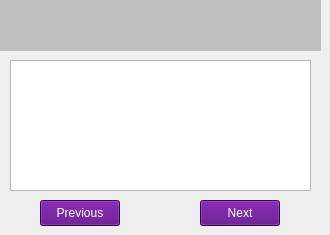
   <widget class="QWidget" name="Beneficiary_Display_page">
    <widget class="QLabel" name="Beneficiary_Display_label">
     <property name="geometry">
      <rect>
       <x>0</x>
       <y>0</y>
       <width>321</width>
       <height>51</height>
      </rect>
     </property>
     <property name="styleSheet">
      <string notr="true">color: rgb(255, 255, 255);
background-color: rgb(191, 191, 191);
font: 75 11pt &quot;Sans Serif&quot;;</string>
     </property>
     <property name="text">
      <string/>
     </property>
     <property name="textFormat">
      <enum>Qt::AutoText</enum>
     </property>
    </widget>
    <widget class="QLabel" name="Customer_Name_display_label">
     <property name="geometry">
      <rect>
       <x>0</x>
       <y>0</y>
       <width>301</width>
       <height>21</height>
      </rect>
     </property>
     <property name="text">
      <string/>
     </property>
    </widget>
    <widget class="QLabel" name="Account_No_display_label">
     <property name="geometry">
      <rect>
       <x>0</x>
       <y>20</y>
       <width>311</width>
       <height>21</height>
      </rect>
     </property>
     <property name="text">
      <string/>
     </property>
    </widget>
    <widget class="QListWidget" name="Beneficiary_display_ListWidget">
     <property name="geometry">
      <rect>
       <x>10</x>
       <y>60</y>
       <width>301</width>
       <height>131</height>
      </rect>
     </property>
     <property name="font">
      <font>
       <pointsize>14</pointsize>
       <weight>75</weight>
       <italic>false</italic>
       <bold>true</bold>
      </font>
     </property>
     <property name="focusPolicy">
      <enum>Qt::NoFocus</enum>
     </property>
     <property name="styleSheet">
      <string notr="true">color:rgb(0, 0, 127)</string>
     </property>
    </widget>
    <widget class="QPushButton" name="Beneficiary_Display_back_Button">
     <property name="geometry">
      <rect>
       <x>40</x>
       <y>200</y>
       <width>80</width>
       <height>26</height>
      </rect>
     </property>
     <property name="styleSheet">
      <string notr="true">color: rgb(255, 255, 255);
background-color: rgb(85, 0, 127);
font: 75 11pt &quot;Sans Serif&quot;;</string>
     </property>
     <property name="text">
      <string>Previous</string>
     </property>
    </widget>
    <widget class="QPushButton" name="Beneficiary_Display_next_Button">
     <property name="geometry">
      <rect>
       <x>200</x>
       <y>200</y>
       <width>80</width>
       <height>26</height>
      </rect>
     </property>
     <property name="styleSheet">
      <string notr="true">color: rgb(255, 255, 255);
background-color: rgb(85, 0, 127);
font: 75 11pt &quot;Sans Serif&quot;;</string>
     </property>
     <property name="text">
      <string>Next</string>
     </property>
    </widget>
   </widget>
